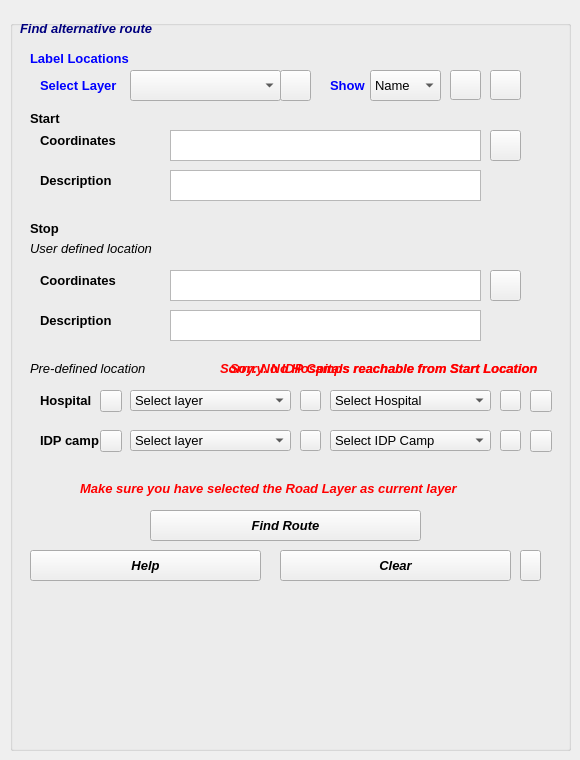
     <widget class="QWidget" name="tab">
      <attribute name="title">
       <string>Find Route</string>
      </attribute>
      <widget class="QGroupBox" name="groupBox">
       <property name="geometry">
        <rect>
         <x>10</x>
         <y>20</y>
         <width>561</width>
         <height>731</height>
        </rect>
       </property>
       <property name="title">
        <string/>
       </property>
       <widget class="QLabel" name="label">
        <property name="geometry">
         <rect>
          <x>20</x>
          <y>90</y>
          <width>71</width>
          <height>16</height>
         </rect>
        </property>
        <property name="font">
         <font>
          <pointsize>10</pointsize>
          <weight>75</weight>
          <italic>false</italic>
          <bold>true</bold>
         </font>
        </property>
        <property name="text">
         <string>Start</string>
        </property>
       </widget>
       <widget class="QLabel" name="label_2">
        <property name="geometry">
         <rect>
          <x>30</x>
          <y>110</y>
          <width>131</width>
          <height>21</height>
         </rect>
        </property>
        <property name="font">
         <font>
          <pointsize>10</pointsize>
          <weight>75</weight>
          <bold>true</bold>
         </font>
        </property>
        <property name="text">
         <string>Coordinates</string>
        </property>
       </widget>
       <widget class="QLabel" name="label_3">
        <property name="geometry">
         <rect>
          <x>30</x>
          <y>150</y>
          <width>121</width>
          <height>21</height>
         </rect>
        </property>
        <property name="font">
         <font>
          <pointsize>10</pointsize>
          <weight>75</weight>
          <bold>true</bold>
         </font>
        </property>
        <property name="text">
         <string>Description</string>
        </property>
       </widget>
       <widget class="QLabel" name="label_4">
        <property name="geometry">
         <rect>
          <x>20</x>
          <y>200</y>
          <width>71</width>
          <height>16</height>
         </rect>
        </property>
        <property name="font">
         <font>
          <pointsize>10</pointsize>
          <weight>75</weight>
          <italic>false</italic>
          <bold>true</bold>
         </font>
        </property>
        <property name="text">
         <string>Stop</string>
        </property>
       </widget>
       <widget class="QLabel" name="label_6">
        <property name="geometry">
         <rect>
          <x>30</x>
          <y>290</y>
          <width>81</width>
          <height>21</height>
         </rect>
        </property>
        <property name="font">
         <font>
          <pointsize>10</pointsize>
          <weight>75</weight>
          <bold>true</bold>
         </font>
        </property>
        <property name="text">
         <string>Description</string>
        </property>
       </widget>
       <widget class="QLabel" name="label_5">
        <property name="geometry">
         <rect>
          <x>30</x>
          <y>250</y>
          <width>81</width>
          <height>21</height>
         </rect>
        </property>
        <property name="font">
         <font>
          <pointsize>10</pointsize>
          <weight>75</weight>
          <bold>true</bold>
         </font>
        </property>
        <property name="text">
         <string>Coordinates</string>
        </property>
       </widget>
       <widget class="QTextBrowser" name="txtStartR">
        <property name="geometry">
         <rect>
          <x>160</x>
          <y>110</y>
          <width>311</width>
          <height>31</height>
         </rect>
        </property>
        <property name="font">
         <font>
          <pointsize>10</pointsize>
         </font>
        </property>
       </widget>
       <widget class="QTextBrowser" name="txtStartDesR">
        <property name="geometry">
         <rect>
          <x>160</x>
          <y>150</y>
          <width>311</width>
          <height>31</height>
         </rect>
        </property>
        <property name="font">
         <font>
          <pointsize>10</pointsize>
         </font>
        </property>
       </widget>
       <widget class="QTextBrowser" name="txtStopDesR">
        <property name="geometry">
         <rect>
          <x>160</x>
          <y>290</y>
          <width>311</width>
          <height>31</height>
         </rect>
        </property>
        <property name="font">
         <font>
          <pointsize>10</pointsize>
         </font>
        </property>
       </widget>
       <widget class="QTextBrowser" name="txtStopR">
        <property name="geometry">
         <rect>
          <x>160</x>
          <y>250</y>
          <width>311</width>
          <height>31</height>
         </rect>
        </property>
        <property name="font">
         <font>
          <pointsize>10</pointsize>
         </font>
        </property>
       </widget>
       <widget class="QToolButton" name="btnFindRoutesR">
        <property name="geometry">
         <rect>
          <x>140</x>
          <y>490</y>
          <width>271</width>
          <height>31</height>
         </rect>
        </property>
        <property name="font">
         <font>
          <pointsize>10</pointsize>
          <weight>75</weight>
          <italic>true</italic>
          <bold>true</bold>
         </font>
        </property>
        <property name="cursor">
         <cursorShape>PointingHandCursor</cursorShape>
        </property>
        <property name="text">
         <string>Find Route</string>
        </property>
       </widget>
       <widget class="QToolButton" name="btnClearaR">
        <property name="geometry">
         <rect>
          <x>270</x>
          <y>530</y>
          <width>231</width>
          <height>31</height>
         </rect>
        </property>
        <property name="font">
         <font>
          <pointsize>10</pointsize>
          <weight>75</weight>
          <italic>true</italic>
          <bold>true</bold>
         </font>
        </property>
        <property name="cursor">
         <cursorShape>PointingHandCursor</cursorShape>
        </property>
        <property name="text">
         <string>Clear</string>
        </property>
       </widget>
       <widget class="QToolButton" name="btnStartR">
        <property name="geometry">
         <rect>
          <x>480</x>
          <y>110</y>
          <width>31</width>
          <height>31</height>
         </rect>
        </property>
        <property name="cursor">
         <cursorShape>PointingHandCursor</cursorShape>
        </property>
        <property name="styleSheet">
         <string notr="true">background-image: url(:/plugins/floogin/Move.png);</string>
        </property>
        <property name="text">
         <string/>
        </property>
        <property name="icon">
         <iconset>
          <normaloff>../../Pictures/Move.png</normaloff>../../Pictures/Move.png</iconset>
        </property>
       </widget>
       <widget class="QToolButton" name="btnStopR">
        <property name="geometry">
         <rect>
          <x>480</x>
          <y>250</y>
          <width>31</width>
          <height>31</height>
         </rect>
        </property>
        <property name="cursor">
         <cursorShape>PointingHandCursor</cursorShape>
        </property>
        <property name="styleSheet">
         <string notr="true">background-image: url(:/plugins/floogin/Move.png);</string>
        </property>
        <property name="text">
         <string/>
        </property>
        <property name="icon">
         <iconset>
          <normaloff>../../Pictures/Move.png</normaloff>../../Pictures/Move.png</iconset>
        </property>
       </widget>
       <widget class="QToolButton" name="btnHelpaR">
        <property name="geometry">
         <rect>
          <x>20</x>
          <y>530</y>
          <width>231</width>
          <height>31</height>
         </rect>
        </property>
        <property name="font">
         <font>
          <pointsize>10</pointsize>
          <weight>75</weight>
          <italic>true</italic>
          <bold>true</bold>
         </font>
        </property>
        <property name="cursor">
         <cursorShape>PointingHandCursor</cursorShape>
        </property>
        <property name="styleSheet">
         <string notr="true"/>
        </property>
        <property name="text">
         <string>Help</string>
        </property>
       </widget>
       <widget class="QLabel" name="label_7">
        <property name="geometry">
         <rect>
          <x>20</x>
          <y>220</y>
          <width>161</width>
          <height>17</height>
         </rect>
        </property>
        <property name="font">
         <font>
          <pointsize>10</pointsize>
          <italic>true</italic>
         </font>
        </property>
        <property name="text">
         <string>User defined location</string>
        </property>
       </widget>
       <widget class="QLabel" name="label_8">
        <property name="geometry">
         <rect>
          <x>20</x>
          <y>340</y>
          <width>151</width>
          <height>17</height>
         </rect>
        </property>
        <property name="font">
         <font>
          <pointsize>10</pointsize>
          <italic>true</italic>
         </font>
        </property>
        <property name="text">
         <string>Pre-defined location</string>
        </property>
       </widget>
       <widget class="QLabel" name="label_9">
        <property name="geometry">
         <rect>
          <x>30</x>
          <y>370</y>
          <width>61</width>
          <height>21</height>
         </rect>
        </property>
        <property name="font">
         <font>
          <pointsize>10</pointsize>
          <weight>75</weight>
          <bold>true</bold>
         </font>
        </property>
        <property name="text">
         <string>Hospital</string>
        </property>
       </widget>
       <widget class="QLabel" name="label_10">
        <property name="geometry">
         <rect>
          <x>30</x>
          <y>410</y>
          <width>71</width>
          <height>21</height>
         </rect>
        </property>
        <property name="font">
         <font>
          <pointsize>10</pointsize>
          <weight>75</weight>
          <bold>true</bold>
         </font>
        </property>
        <property name="text">
         <string>IDP camp</string>
        </property>
       </widget>
       <widget class="QComboBox" name="cmbHospitalR">
        <property name="geometry">
         <rect>
          <x>320</x>
          <y>370</y>
          <width>161</width>
          <height>21</height>
         </rect>
        </property>
        <property name="font">
         <font>
          <pointsize>10</pointsize>
         </font>
        </property>
        <item>
         <property name="text">
          <string>Select Hospital</string>
         </property>
        </item>
       </widget>
       <widget class="QComboBox" name="cmbIDPCampR">
        <property name="geometry">
         <rect>
          <x>320</x>
          <y>410</y>
          <width>161</width>
          <height>21</height>
         </rect>
        </property>
        <property name="font">
         <font>
          <pointsize>10</pointsize>
         </font>
        </property>
        <item>
         <property name="text">
          <string>Select IDP Camp</string>
         </property>
        </item>
       </widget>
       <widget class="QComboBox" name="cmbHospitalLayerR">
        <property name="geometry">
         <rect>
          <x>120</x>
          <y>370</y>
          <width>161</width>
          <height>21</height>
         </rect>
        </property>
        <property name="font">
         <font>
          <pointsize>10</pointsize>
         </font>
        </property>
        <item>
         <property name="text">
          <string>Select layer</string>
         </property>
        </item>
       </widget>
       <widget class="QComboBox" name="cmbIDPCampLayerR">
        <property name="geometry">
         <rect>
          <x>120</x>
          <y>410</y>
          <width>161</width>
          <height>21</height>
         </rect>
        </property>
        <property name="font">
         <font>
          <pointsize>10</pointsize>
         </font>
        </property>
        <item>
         <property name="text">
          <string>Select layer</string>
         </property>
        </item>
       </widget>
       <widget class="QToolButton" name="btnNext2">
        <property name="geometry">
         <rect>
          <x>510</x>
          <y>530</y>
          <width>21</width>
          <height>31</height>
         </rect>
        </property>
        <property name="cursor">
         <cursorShape>PointingHandCursor</cursorShape>
        </property>
        <property name="styleSheet">
         <string notr="true">border-image: url(:/plugins/floogin/next.png);</string>
        </property>
        <property name="text">
         <string/>
        </property>
       </widget>
       <widget class="QToolButton" name="btnRefreshHospStop">
        <property name="geometry">
         <rect>
          <x>90</x>
          <y>370</y>
          <width>22</width>
          <height>22</height>
         </rect>
        </property>
        <property name="cursor">
         <cursorShape>PointingHandCursor</cursorShape>
        </property>
        <property name="styleSheet">
         <string notr="true">background-image: url(:/plugins/floogin/rfrsh5.png);</string>
        </property>
        <property name="text">
         <string/>
        </property>
       </widget>
       <widget class="QToolButton" name="btnRefreshIDPStop">
        <property name="geometry">
         <rect>
          <x>90</x>
          <y>410</y>
          <width>22</width>
          <height>22</height>
         </rect>
        </property>
        <property name="cursor">
         <cursorShape>PointingHandCursor</cursorShape>
        </property>
        <property name="styleSheet">
         <string notr="true">background-image: url(:/plugins/floogin/rfrsh5.png);</string>
        </property>
        <property name="text">
         <string/>
        </property>
       </widget>
       <widget class="QLabel" name="lblWarnRoad">
        <property name="geometry">
         <rect>
          <x>70</x>
          <y>460</y>
          <width>381</width>
          <height>17</height>
         </rect>
        </property>
        <property name="font">
         <font>
          <pointsize>10</pointsize>
          <weight>75</weight>
          <italic>true</italic>
          <bold>true</bold>
         </font>
        </property>
        <property name="styleSheet">
         <string notr="true">color: rgb(255, 0, 0);</string>
        </property>
        <property name="text">
         <string>Make sure you have selected the Road Layer as current layer</string>
        </property>
       </widget>
       <widget class="QToolButton" name="btnHospOk">
        <property name="geometry">
         <rect>
          <x>490</x>
          <y>370</y>
          <width>21</width>
          <height>21</height>
         </rect>
        </property>
        <property name="cursor">
         <cursorShape>PointingHandCursor</cursorShape>
        </property>
        <property name="styleSheet">
         <string notr="true">border-image: url(:/plugins/floogin/ok.png);</string>
        </property>
        <property name="text">
         <string/>
        </property>
       </widget>
       <widget class="QToolButton" name="btnIDPOk">
        <property name="geometry">
         <rect>
          <x>490</x>
          <y>410</y>
          <width>21</width>
          <height>21</height>
         </rect>
        </property>
        <property name="cursor">
         <cursorShape>PointingHandCursor</cursorShape>
        </property>
        <property name="styleSheet">
         <string notr="true">border-image: url(:/plugins/floogin/ok.png);</string>
        </property>
        <property name="text">
         <string/>
        </property>
       </widget>
       <widget class="QLabel" name="label_59">
        <property name="geometry">
         <rect>
          <x>10</x>
          <y>0</y>
          <width>171</width>
          <height>16</height>
         </rect>
        </property>
        <property name="font">
         <font>
          <pointsize>10</pointsize>
          <weight>75</weight>
          <italic>true</italic>
          <bold>true</bold>
         </font>
        </property>
        <property name="styleSheet">
         <string notr="true">color: rgb(0, 0, 127);</string>
        </property>
        <property name="text">
         <string>Find alternative route</string>
        </property>
       </widget>
       <widget class="QLabel" name="label_61">
        <property name="geometry">
         <rect>
          <x>20</x>
          <y>30</y>
          <width>111</width>
          <height>16</height>
         </rect>
        </property>
        <property name="font">
         <font>
          <pointsize>10</pointsize>
          <weight>75</weight>
          <italic>false</italic>
          <bold>true</bold>
         </font>
        </property>
        <property name="styleSheet">
         <string notr="true">color: rgb(0, 0, 255);</string>
        </property>
        <property name="text">
         <string>Label Locations</string>
        </property>
       </widget>
       <widget class="QLabel" name="label_62">
        <property name="geometry">
         <rect>
          <x>30</x>
          <y>50</y>
          <width>81</width>
          <height>31</height>
         </rect>
        </property>
        <property name="font">
         <font>
          <pointsize>10</pointsize>
          <weight>75</weight>
          <italic>false</italic>
          <bold>true</bold>
         </font>
        </property>
        <property name="styleSheet">
         <string notr="true">color: rgb(0, 0, 255);</string>
        </property>
        <property name="text">
         <string>Select Layer </string>
        </property>
       </widget>
       <widget class="QComboBox" name="cmbLayerLabelling">
        <property name="geometry">
         <rect>
          <x>120</x>
          <y>50</y>
          <width>151</width>
          <height>31</height>
         </rect>
        </property>
        <property name="font">
         <font>
          <pointsize>10</pointsize>
         </font>
        </property>
       </widget>
       <widget class="QComboBox" name="cmbFieldLabelling">
        <property name="geometry">
         <rect>
          <x>360</x>
          <y>50</y>
          <width>71</width>
          <height>31</height>
         </rect>
        </property>
        <property name="font">
         <font>
          <pointsize>10</pointsize>
         </font>
        </property>
        <item>
         <property name="text">
          <string>Name</string>
         </property>
        </item>
        <item>
         <property name="text">
          <string>Type</string>
         </property>
        </item>
       </widget>
       <widget class="QLabel" name="label_63">
        <property name="geometry">
         <rect>
          <x>320</x>
          <y>50</y>
          <width>41</width>
          <height>31</height>
         </rect>
        </property>
        <property name="font">
         <font>
          <pointsize>10</pointsize>
          <weight>75</weight>
          <italic>false</italic>
          <bold>true</bold>
         </font>
        </property>
        <property name="styleSheet">
         <string notr="true">color: rgb(0, 0, 255);</string>
        </property>
        <property name="text">
         <string>Show</string>
        </property>
       </widget>
       <widget class="QToolButton" name="btnShowLabelling">
        <property name="geometry">
         <rect>
          <x>440</x>
          <y>50</y>
          <width>31</width>
          <height>30</height>
         </rect>
        </property>
        <property name="cursor">
         <cursorShape>PointingHandCursor</cursorShape>
        </property>
        <property name="toolTip">
         <string extracomment="Show">&lt;html&gt;&lt;head/&gt;&lt;body&gt;&lt;p&gt;Show&lt;/p&gt;&lt;/body&gt;&lt;/html&gt;</string>
        </property>
        <property name="styleSheet">
         <string notr="true">background-image: url(:/plugins/floogin/show.png);</string>
        </property>
        <property name="text">
         <string/>
        </property>
        <property name="icon">
         <iconset>
          <normaloff>../../Pictures/Move.png</normaloff>../../Pictures/Move.png</iconset>
        </property>
       </widget>
       <widget class="QToolButton" name="btnHideLabelling">
        <property name="geometry">
         <rect>
          <x>480</x>
          <y>50</y>
          <width>31</width>
          <height>30</height>
         </rect>
        </property>
        <property name="cursor">
         <cursorShape>PointingHandCursor</cursorShape>
        </property>
        <property name="toolTip">
         <string extracomment="Hide">&lt;html&gt;&lt;head/&gt;&lt;body&gt;&lt;p&gt;Hide&lt;/p&gt;&lt;/body&gt;&lt;/html&gt;</string>
        </property>
        <property name="styleSheet">
         <string notr="true">background-image: url(:/plugins/floogin/hide.png);</string>
        </property>
        <property name="text">
         <string/>
        </property>
        <property name="icon">
         <iconset>
          <normaloff>../../Pictures/Move.png</normaloff>../../Pictures/Move.png</iconset>
        </property>
       </widget>
       <widget class="QToolButton" name="refreshLayerLabelling">
        <property name="geometry">
         <rect>
          <x>270</x>
          <y>50</y>
          <width>31</width>
          <height>31</height>
         </rect>
        </property>
        <property name="cursor">
         <cursorShape>PointingHandCursor</cursorShape>
        </property>
        <property name="styleSheet">
         <string notr="true">background-image: url(:/plugins/floogin/rfrsh4.png);</string>
        </property>
        <property name="text">
         <string/>
        </property>
       </widget>
       <widget class="QLabel" name="lblNoHospReach">
        <property name="geometry">
         <rect>
          <x>220</x>
          <y>340</y>
          <width>311</width>
          <height>17</height>
         </rect>
        </property>
        <property name="font">
         <font>
          <pointsize>10</pointsize>
          <weight>75</weight>
          <italic>true</italic>
          <bold>true</bold>
         </font>
        </property>
        <property name="styleSheet">
         <string notr="true">color: rgb(255, 0, 0);</string>
        </property>
        <property name="text">
         <string>Sorry. No Hospitals reachable from Start Location</string>
        </property>
       </widget>
       <widget class="QLabel" name="lblNoIDPReach">
        <property name="geometry">
         <rect>
          <x>210</x>
          <y>340</y>
          <width>331</width>
          <height>17</height>
         </rect>
        </property>
        <property name="font">
         <font>
          <pointsize>10</pointsize>
          <weight>75</weight>
          <italic>true</italic>
          <bold>true</bold>
         </font>
        </property>
        <property name="styleSheet">
         <string notr="true">color: rgb(255, 0, 0);</string>
        </property>
        <property name="text">
         <string>Sorry. No IDP Camps reachable from Start Location</string>
        </property>
       </widget>
       <widget class="QLabel" name="lblWait">
        <property name="geometry">
         <rect>
          <x>150</x>
          <y>339</y>
          <width>51</width>
          <height>21</height>
         </rect>
        </property>
        <property name="styleSheet">
         <string notr="true"/>
        </property>
        <property name="text">
         <string/>
        </property>
       </widget>
       <widget class="QToolButton" name="btnHospOkLyr">
        <property name="geometry">
         <rect>
          <x>290</x>
          <y>370</y>
          <width>21</width>
          <height>21</height>
         </rect>
        </property>
        <property name="cursor">
         <cursorShape>PointingHandCursor</cursorShape>
        </property>
        <property name="styleSheet">
         <string notr="true">border-image: url(:/plugins/floogin/ok.png);</string>
        </property>
        <property name="text">
         <string/>
        </property>
       </widget>
       <widget class="QToolButton" name="btnIDPOkLyr">
        <property name="geometry">
         <rect>
          <x>290</x>
          <y>410</y>
          <width>21</width>
          <height>21</height>
         </rect>
        </property>
        <property name="cursor">
         <cursorShape>PointingHandCursor</cursorShape>
        </property>
        <property name="styleSheet">
         <string notr="true">border-image: url(:/plugins/floogin/ok.png);</string>
        </property>
        <property name="text">
         <string/>
        </property>
       </widget>
       <widget class="QToolButton" name="btnshowDetailsHos">
        <property name="geometry">
         <rect>
          <x>520</x>
          <y>370</y>
          <width>22</width>
          <height>22</height>
         </rect>
        </property>
        <property name="cursor">
         <cursorShape>PointingHandCursor</cursorShape>
        </property>
        <property name="toolTip">
         <string>Show Details</string>
        </property>
        <property name="styleSheet">
         <string notr="true">background-image: url(:/plugins/floogin/Help.png);</string>
        </property>
        <property name="text">
         <string/>
        </property>
       </widget>
       <widget class="QToolButton" name="btnshowDetailsIDP">
        <property name="geometry">
         <rect>
          <x>520</x>
          <y>410</y>
          <width>22</width>
          <height>22</height>
         </rect>
        </property>
        <property name="cursor">
         <cursorShape>PointingHandCursor</cursorShape>
        </property>
        <property name="toolTip">
         <string>Show Details</string>
        </property>
        <property name="styleSheet">
         <string notr="true">background-image: url(:/plugins/floogin/Help.png);</string>
        </property>
        <property name="text">
         <string/>
        </property>
       </widget>
      </widget>
     </widget>
